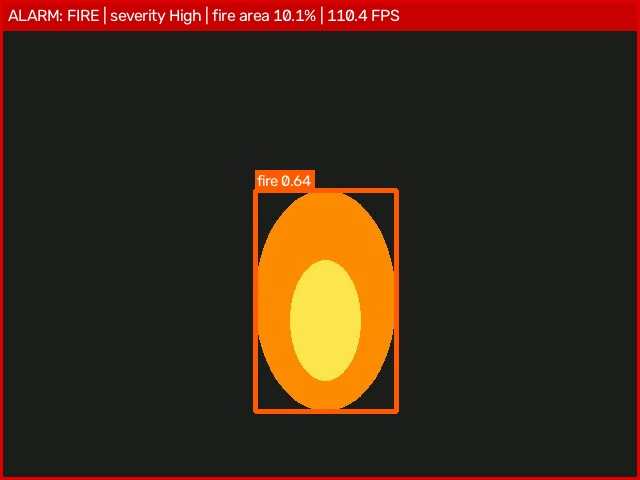
#> input picture alerts/snapshots/20261118_164441_fire.jpg, 640 x 480 px
$ python -i preprocessing.py   (imports and definitions only)
#> lines starting #> are read from the running program, lines starting #| are printed output that depends on the picture
#> further down, picture is the input picture: shape (480, 640, 3); mean B, G, R 24.7, 39.5, 62.4
"""Stage 4: OpenCV preprocessing (resize, denoise, white balance, CLAHE, dehaze) + synthetic haze."""
from collections import OrderedDict
import cv2
import numpy as np


# [20 lines left out: functions resize_max, letterbox, not called in this run]


def denoise(img):
    return cv2.bilateralFilter(img, 5, 35, 35)


# [6 lines left out: function white_balance_gray_world, not called in this run]


def clahe_enhance(img, clip=2.0, grid=8):
#> called with clip = 2, grid = 8
    lab = cv2.cvtColor(img, cv2.COLOR_BGR2LAB)
#> lab: shape (480, 640, 3); mean of channels 0, 1, 2 48.7, 134.4, 140.7
    l, a, b = cv2.split(lab)
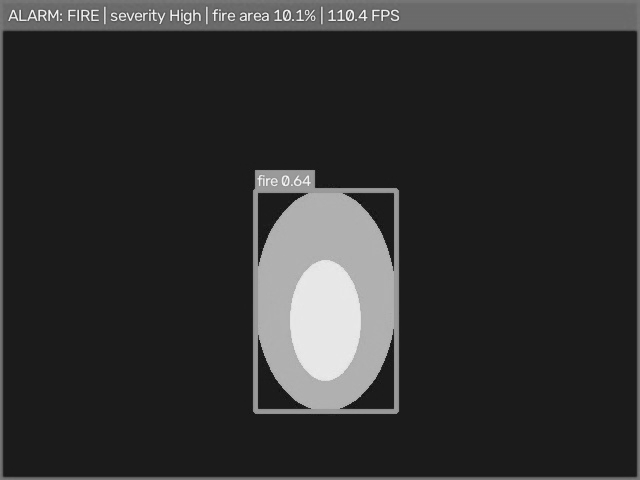
#> l: shape (480, 640); min 12, max 246, mean 48.7
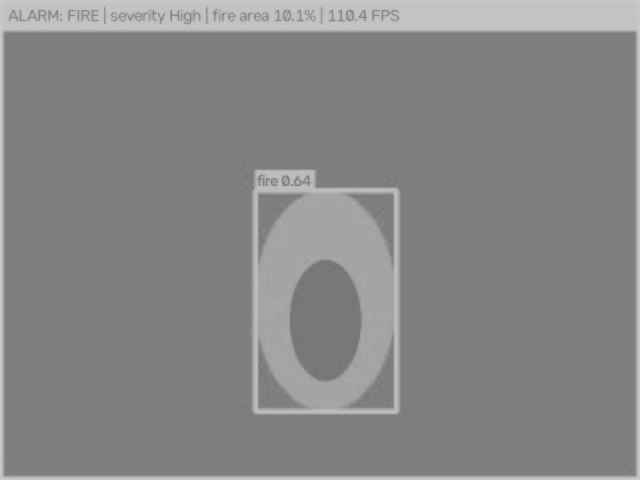
#> a: shape (480, 640); min 115, max 202, mean 134.4
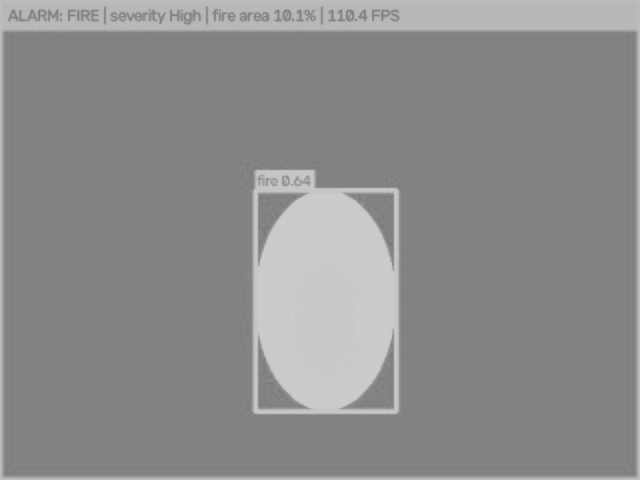
#> b: shape (480, 640); min 119, max 205, mean 140.7
    l2 = cv2.createCLAHE(clipLimit=clip, tileGridSize=(grid, grid)).apply(l)
    return cv2.cvtColor(cv2.merge([l2, a, b]), cv2.COLOR_LAB2BGR)
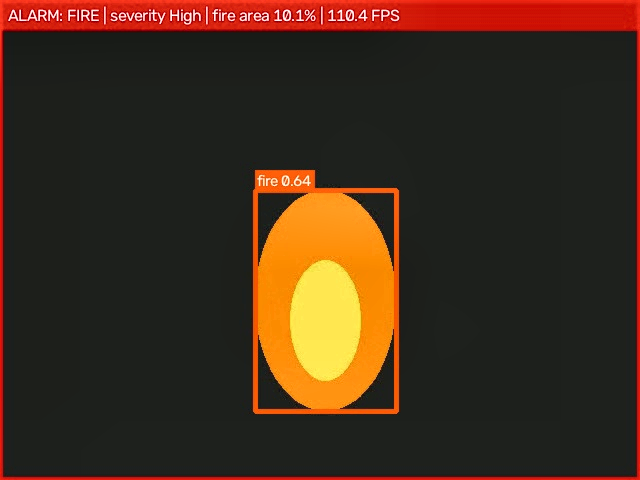
#> returned value: shape (480, 640, 3); mean B, G, R 27.6, 43.7, 64.9


# ---------------- Dark Channel Prior dehazing ----------------
# [10 lines left out: functions dark_channel, estimate_atmosphere, not called in this run]


def _box(x, r):
    return cv2.boxFilter(x, -1, (2 * r + 1, 2 * r + 1))


# [52 lines left out: functions guided_filter, dehaze, add_haze, preprocess_stages, not called in this run]


def preprocess(img, cfg):
    """Full preprocessing chain for the detector input. cfg = config['preprocess']."""
    return list(preprocess_stages(img, cfg).values())[-1]

>>> import cv2
>>> picture = cv2.imread('../alerts/snapshots/20261118_164441_fire.jpg')
>>> result = clahe_enhance(picture)
